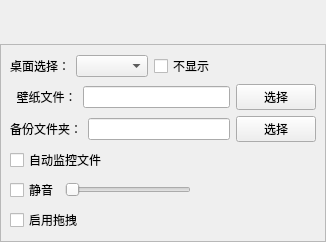
<?xml version="1.0" encoding="UTF-8"?>
<ui version="4.0">
 <class>Form</class>
 <widget class="QWidget" name="Form">
  <property name="geometry">
   <rect>
    <x>0</x>
    <y>0</y>
    <width>326</width>
    <height>220</height>
   </rect>
  </property>
  <property name="windowTitle">
   <string>Form</string>
  </property>
  <property name="styleSheet">
   <string notr="true"/>
  </property>
  <layout class="QVBoxLayout" name="verticalLayout_2">
   <property name="leftMargin">
    <number>0</number>
   </property>
   <property name="topMargin">
    <number>0</number>
   </property>
   <property name="rightMargin">
    <number>0</number>
   </property>
   <property name="bottomMargin">
    <number>0</number>
   </property>
   <item>
    <layout class="QHBoxLayout" name="horizontalLayout_4">
     <item>
      <spacer name="horizontalSpacer_2">
       <property name="orientation">
        <enum>Qt::Horizontal</enum>
       </property>
       <property name="sizeHint" stdset="0">
        <size>
         <width>40</width>
         <height>20</height>
        </size>
       </property>
      </spacer>
     </item>
     <item>
      <widget class="QPushButton" name="pushButton_close">
       <property name="styleSheet">
        <string notr="true">border-image: url(:/menu/close.ico);
width: 30px;
height:30px;</string>
       </property>
       <property name="text">
        <string/>
       </property>
       <property name="flat">
        <bool>true</bool>
       </property>
      </widget>
     </item>
    </layout>
   </item>
   <item>
    <widget class="QFrame" name="frame">
     <property name="frameShape">
      <enum>QFrame::StyledPanel</enum>
     </property>
     <property name="frameShadow">
      <enum>QFrame::Raised</enum>
     </property>
     <layout class="QVBoxLayout" name="verticalLayout">
      <item>
       <layout class="QHBoxLayout" name="horizontalLayout_5">
        <item>
         <widget class="QLabel" name="label_3">
          <property name="text">
           <string>桌面选择：</string>
          </property>
         </widget>
        </item>
        <item>
         <widget class="QComboBox" name="comboBox_screen"/>
        </item>
        <item>
         <widget class="QCheckBox" name="checkBox_show">
          <property name="text">
           <string>不显示</string>
          </property>
         </widget>
        </item>
        <item>
         <spacer name="horizontalSpacer_3">
          <property name="orientation">
           <enum>Qt::Horizontal</enum>
          </property>
          <property name="sizeHint" stdset="0">
           <size>
            <width>40</width>
            <height>20</height>
           </size>
          </property>
         </spacer>
        </item>
       </layout>
      </item>
      <item>
       <layout class="QHBoxLayout" name="horizontalLayout">
        <item>
         <widget class="QLabel" name="label">
          <property name="text">
           <string>  壁纸文件：</string>
          </property>
         </widget>
        </item>
        <item>
         <widget class="QLineEdit" name="lineEdit_wallpaper">
          <property name="readOnly">
           <bool>true</bool>
          </property>
         </widget>
        </item>
        <item>
         <widget class="QPushButton" name="pushButton_wallpaper">
          <property name="styleSheet">
           <string notr="true"/>
          </property>
          <property name="text">
           <string>选择</string>
          </property>
         </widget>
        </item>
       </layout>
      </item>
      <item>
       <layout class="QHBoxLayout" name="horizontalLayout_2">
        <item>
         <widget class="QLabel" name="label_2">
          <property name="text">
           <string>备份文件夹：</string>
          </property>
         </widget>
        </item>
        <item>
         <widget class="QLineEdit" name="lineEdit_backup">
          <property name="readOnly">
           <bool>true</bool>
          </property>
         </widget>
        </item>
        <item>
         <widget class="QPushButton" name="pushButton_backup">
          <property name="text">
           <string>选择</string>
          </property>
         </widget>
        </item>
       </layout>
      </item>
      <item>
       <widget class="QCheckBox" name="checkBox_auto_create">
        <property name="text">
         <string>自动监控文件</string>
        </property>
       </widget>
      </item>
      <item>
       <layout class="QHBoxLayout" name="horizontalLayout_3">
        <item>
         <widget class="QCheckBox" name="checkBox_muted">
          <property name="text">
           <string>静音</string>
          </property>
         </widget>
        </item>
        <item>
         <widget class="QSlider" name="horizontalSlider_volumn">
          <property name="orientation">
           <enum>Qt::Horizontal</enum>
          </property>
         </widget>
        </item>
        <item>
         <spacer name="horizontalSpacer">
          <property name="orientation">
           <enum>Qt::Horizontal</enum>
          </property>
          <property name="sizeHint" stdset="0">
           <size>
            <width>40</width>
            <height>20</height>
           </size>
          </property>
         </spacer>
        </item>
       </layout>
      </item>
      <item>
       <widget class="QCheckBox" name="checkBox_enable_drag">
        <property name="text">
         <string>启用拖拽</string>
        </property>
       </widget>
      </item>
      <item>
       <spacer name="verticalSpacer">
        <property name="orientation">
         <enum>Qt::Vertical</enum>
        </property>
        <property name="sizeHint" stdset="0">
         <size>
          <width>20</width>
          <height>44</height>
         </size>
        </property>
       </spacer>
      </item>
     </layout>
    </widget>
   </item>
  </layout>
 </widget>
 <resources/>
 <connections/>
</ui>
